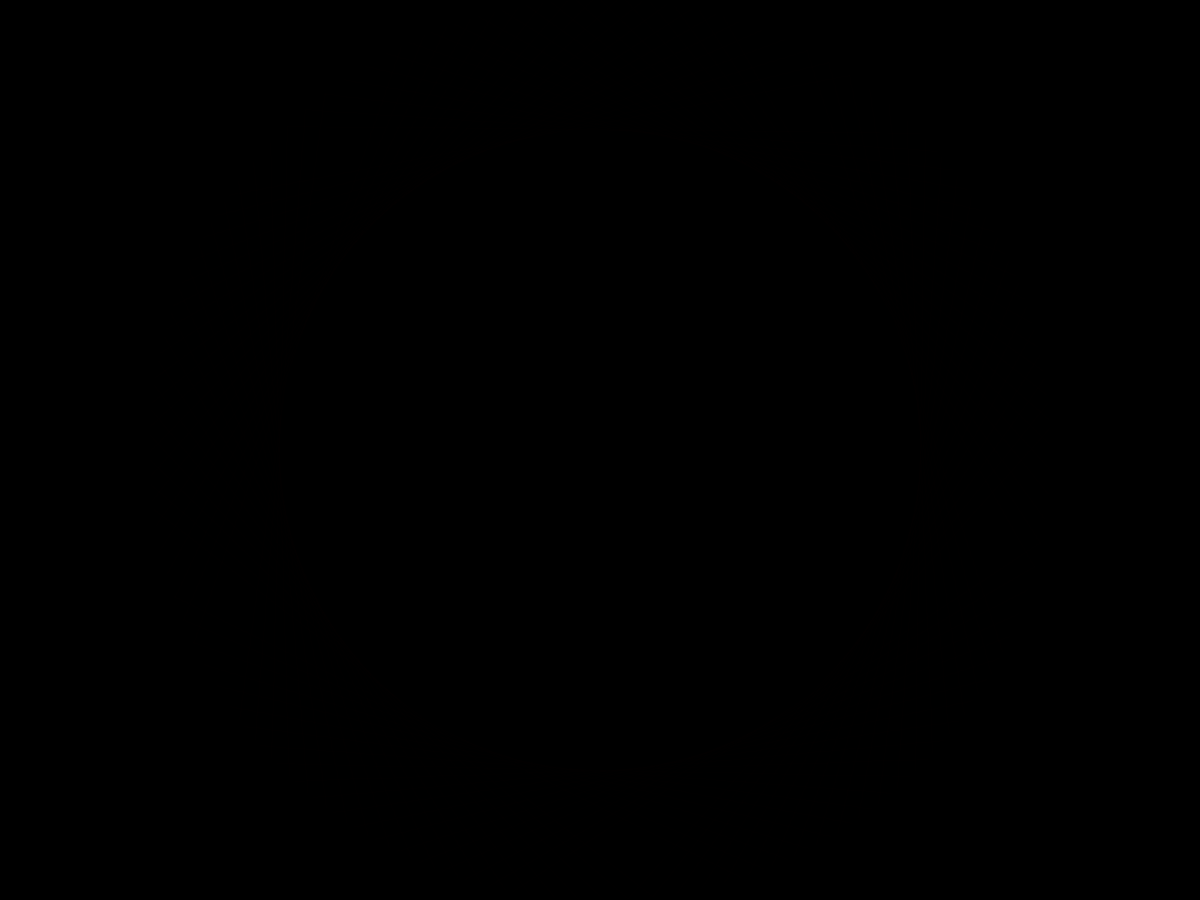
Frame 1 (no input)
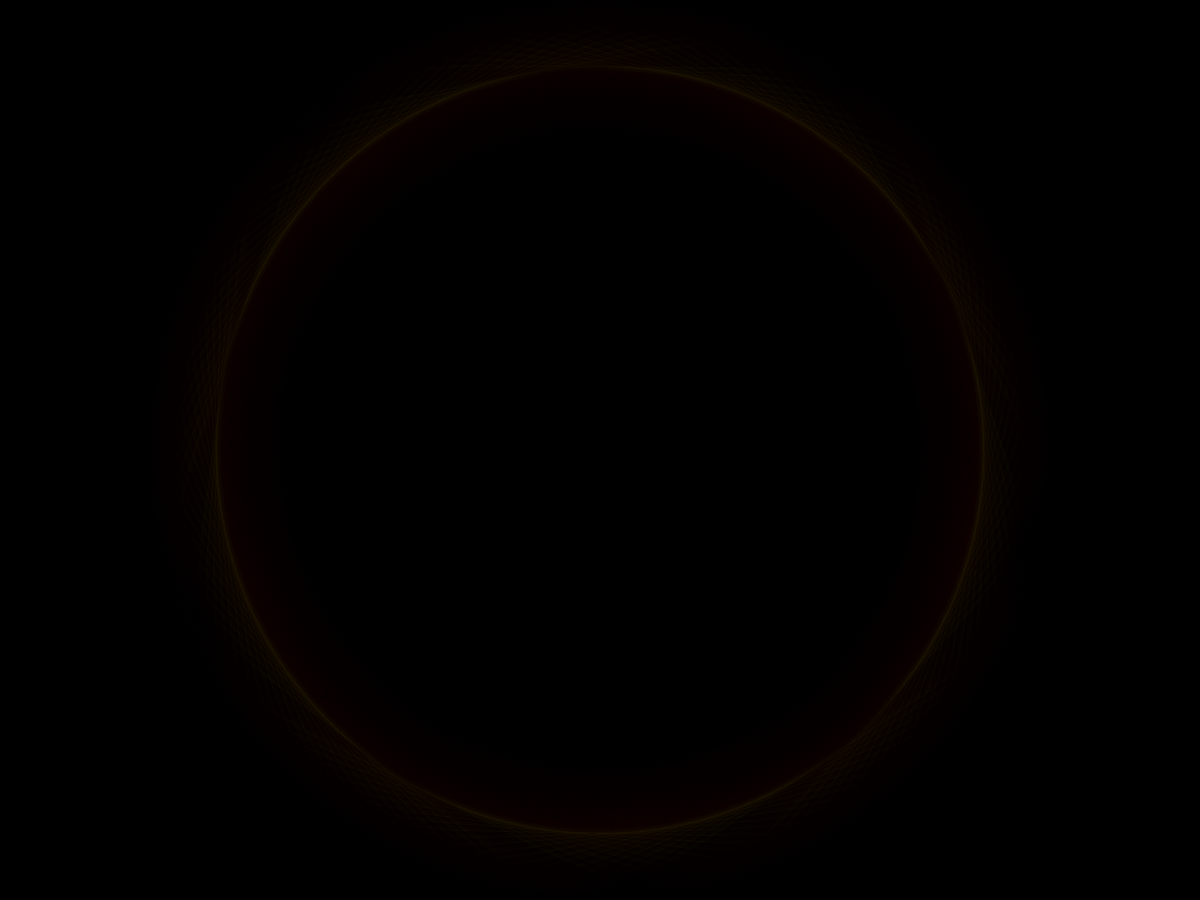
Frame 60 (the mouse pressed at the canvas centre just before this capture)
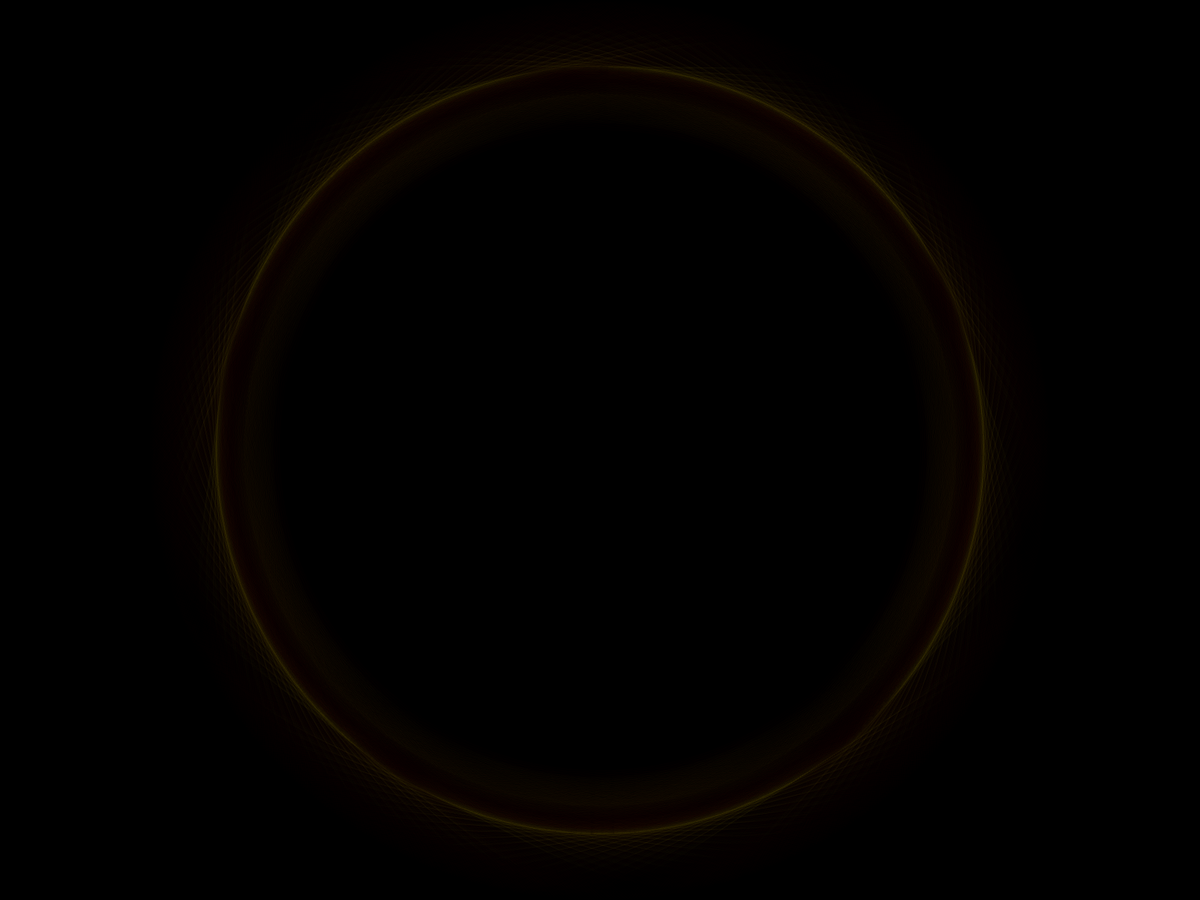
Frame 120 (the mouse held since frame 60 and released just before this capture)

The Processing sketch that drew these frames (run headless with seeded random() and noise(); from frame 60 on, the mouse is pressed at the canvas centre):

// Processing sketch: CosSin
// ── CosSin.pde
float i = 0;
float x, y;
boolean goUp = false;
void setup()
{
  fullScreen();
  background(0);
  
  colorMode(HSB);
  x = width/2 + cos(i/100.0) * (width/2 - noise(i/100.0)*100.0);
  y = height/2 + sin(i/100.0) * (height/2 - noise(i/100.0)*100.0);
}

void draw()
{
  //background(255);
  
  translate(width/2, height/2);
  //orb();
  
  for(int j=0; j<100; j++)
  {
    rotate(1.24563);
    //step();
    orb();
  }
}

void orb(){
  stroke((frameCount/2)%255, 255, 255, 1);
  float v = cos(frameCount/94.242) * 600.0;
  float w = sin(frameCount/145.213) * 600.0;
  line(v, w, w, v);
}

void step(){
  strokeWeight(1);
  stroke(0, 23, 200,100);
  float r = sin(i/120.1235)*500 + noise(i/124.14) * 20.0;
  float x2 = sin(i/73.235) * (width/5.0 - noise(i/167.0)*100.0 + r);
  float y2 = sin(i/92.124) * (height/5.0 - noise(i/30.0)*100.0 + r);
  line(x,y, x2, y2);
  x = x2;
  y = y2;
  i+=1;
}
